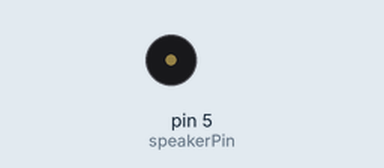
Bench run of a sketch on a simulated Arduino Uno, built with avr-gcc and run on an emulated ATmega328P. Parts: buzzer (waves = sounding).

Above: at 0.25 s.
At 7.25 s:
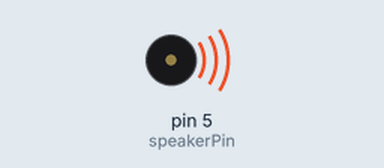
Timing chart, 0 to 7.5 s (numbered marks = the images above):
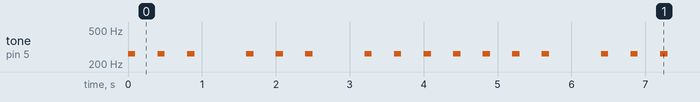

Measured:
- by itself, tone on pin 5 (speakerPin): plays 262 Hz for 0.10 s, 262 Hz for 0.10 s, 262 Hz for 0.10 s, 262 Hz for 0.10 s, 262 Hz for 0.10 s, 262 Hz for 0.10 s … (264 notes in this stretch)

The sketch:

sketch05_03_tone_337_define.ino
```cpp
/* #defineで音程、タイミングが変えられる三三七拍子 */

#define TONE     262   // 音程 (262Hz:ド)
#define DURATION 100   // 音を鳴らす時間
#define WAIT1    400   // 次の音への待ち時間
#define WAIT2    400   // 休符の待ち時間

const int speakerPin = 5;

void setup() {
}

void loop() {
  tone(speakerPin, TONE, DURATION);
  delay(WAIT1);
  tone(speakerPin, TONE, DURATION);
  delay(WAIT1);
  tone(speakerPin, TONE, DURATION);
  delay(WAIT1 + WAIT2);

  tone(speakerPin, TONE, DURATION);
  delay(WAIT1);
  tone(speakerPin, TONE, DURATION);
  delay(WAIT1);
  tone(speakerPin, TONE, DURATION);
  delay(WAIT1 + WAIT2);

  tone(speakerPin, TONE, DURATION);
  delay(WAIT1);
  tone(speakerPin, TONE, DURATION);
  delay(WAIT1);
  tone(speakerPin, TONE, DURATION);
  delay(WAIT1);
  tone(speakerPin, TONE, DURATION);
  delay(WAIT1);
  tone(speakerPin, TONE, DURATION);
  delay(WAIT1);
  tone(speakerPin, TONE, DURATION);
  delay(WAIT1);
  tone(speakerPin, TONE, DURATION);
  delay(WAIT1 + WAIT2);
}
```
